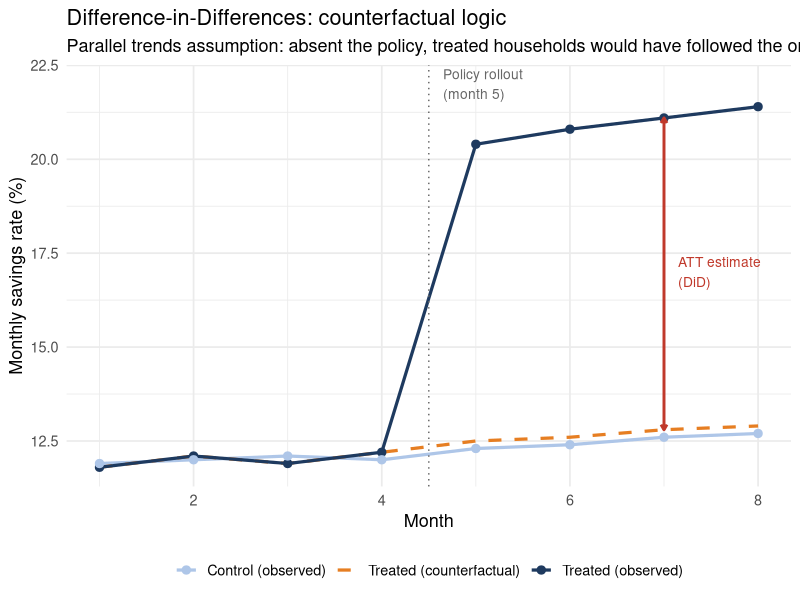
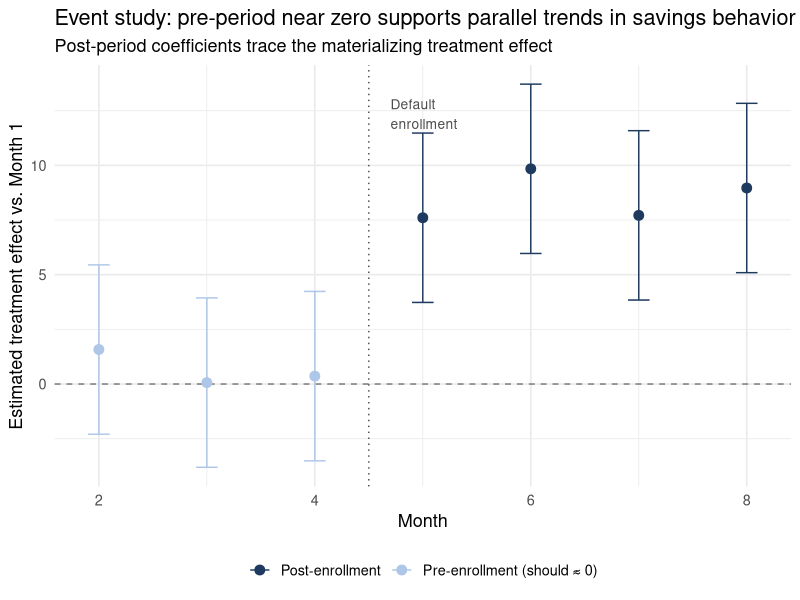
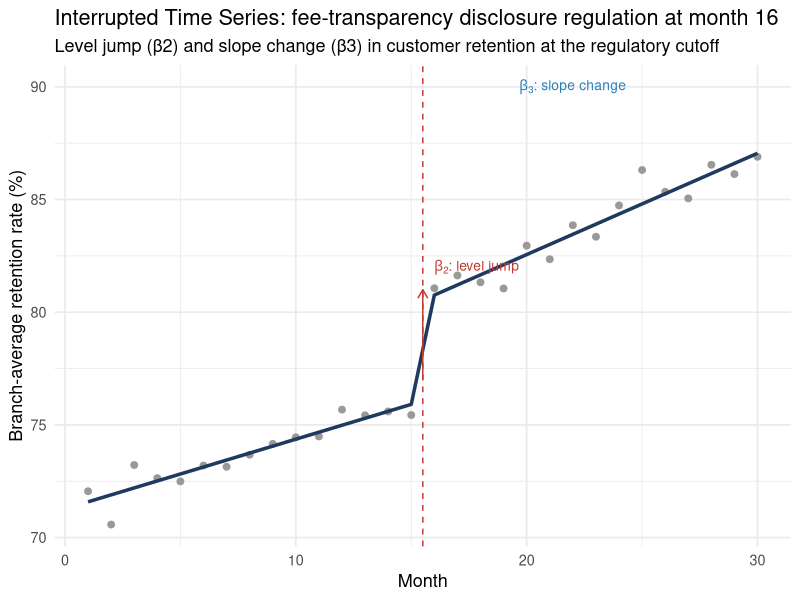

The R script that drew these images, in order:
## ---- chunk 1
library(tidyverse)
library(lme4)
library(lmerTest)
library(plm)
library(AER)
library(broom)
library(broom.mixed)
library(ggplot2)
library(patchwork)
library(sandwich)
library(lmtest)
set.seed(42)
## ---- chunk 2
#| label: did-timeline
#| fig-width: 8
#| fig-height: 4
#| fig-cap: "DiD logic: the control group's path estimates what treated households would have done absent the savings policy. The treatment effect (ATT) is the gap between the observed treated path and the dashed counterfactual."

did_viz <- tibble(
  month = rep(1:8, 3),
  group = rep(c("Treated (observed)", "Control (observed)", "Treated (counterfactual)"), each = 8),
  savings = c(
    # Treated: parallel before month 5, then jumps up
    c(11.8, 12.1, 11.9, 12.2, 20.4, 20.8, 21.1, 21.4),
    # Control: gradual drift
    c(11.9, 12.0, 12.1, 12.0, 12.3, 12.4, 12.6, 12.7),
    # Counterfactual: treated would have followed control's path
    c(11.8, 12.1, 11.9, 12.2, 12.5, 12.6, 12.8, 12.9)
  ),
  linetype_val = rep(c("solid", "solid", "dashed"), each = 8)
)

ggplot(did_viz, aes(x = month, y = savings,
                    color = group, linetype = group)) +
  geom_line(linewidth = 1.1) +
  geom_point(size = 2.5, data = did_viz |> filter(group != "Treated (counterfactual)")) +
  geom_vline(xintercept = 4.5, linetype = "dotted", color = "gray40") +
  annotate("segment",
           x = 7, xend = 7,
           y = 12.8, yend = 21.1,
           arrow = arrow(ends = "both", length = unit(0.15, "cm")),
           color = "#c0392b", linewidth = 1) +
  annotate("text", x = 7.15, y = 17,
           label = "ATT estimate\n(DiD)", color = "#c0392b",
           hjust = 0, size = 3.5) +
  annotate("text", x = 4.65, y = 22,
           label = "Policy rollout\n(month 5)", color = "gray40",
           hjust = 0, size = 3.5) +
  scale_color_manual(
    values = c("Treated (observed)"        = "#1e3a5f",
               "Control (observed)"        = "#aec6e8",
               "Treated (counterfactual)"  = "#e67e22")
  ) +
  scale_linetype_manual(
    values = c("Treated (observed)"        = "solid",
               "Control (observed)"        = "solid",
               "Treated (counterfactual)"  = "dashed")
  ) +
  labs(
    title    = "Difference-in-Differences: counterfactual logic",
    subtitle = "Parallel trends assumption: absent the policy, treated households would have followed the orange dashed path",
    x        = "Month",
    y        = "Monthly savings rate (%)",
    color    = NULL, linetype = NULL
  ) +
  theme_minimal(base_size = 13) +
  theme(legend.position = "bottom")
## ---- chunk 3
n_hh       <- 60
n_months   <- 8

hh_eff      <- rnorm(n_hh, 0, 4)         # stable household saving habits
month_eff   <- rnorm(n_months, 0, 2)     # macroeconomic month shocks

df_twfe <- expand_grid(household = 1:n_hh, month = 1:n_months) |>
  mutate(
    treated     = as.integer(household <= 30),
    post        = as.integer(month >= 5),
    D           = treated * post,
    h_eff       = hh_eff[household],
    m_eff       = month_eff[month],
    savings_pct = 12 + 8 * D + h_eff + m_eff + rnorm(n(), 0, 3),
    household   = factor(household),
    month       = factor(month)
  )
## ---- chunk 4
# 1. Manual 2x2 DiD
did_manual <- with(
  df_twfe |>
    group_by(treated, post) |>
    summarise(y = mean(savings_pct), .groups = "drop"),
  (y[treated == 1 & post == 1] - y[treated == 1 & post == 0]) -
    (y[treated == 0 & post == 1] - y[treated == 0 & post == 0])
)
cat("Manual DiD estimate:", round(did_manual, 2), "\n")

# 2. Regression DiD with household-clustered SEs
m_reg_did  <- lm(savings_pct ~ treated * post, data = df_twfe)
se_cluster <- coeftest(m_reg_did, vcov = vcovCL(m_reg_did, cluster = ~household))

# 3. TWFE via plm (two-way within)
pdata_twfe <- pdata.frame(
  df_twfe |> mutate(hh_id = as.integer(household), mo = as.integer(month)),
  index = c("hh_id", "mo")
)
m_twfe <- plm(savings_pct ~ D, data = pdata_twfe,
              model = "within", effect = "twoways")
## ---- chunk 5
naive_se <- sqrt(diag(vcov(m_reg_did)))["treated:post"]
clust_se <- se_cluster["treated:post", "Std. Error"]

tibble(
  Method           = c("Manual DiD", "Regression DiD (naive SE)",
                       "Regression DiD (clustered SE)", "TWFE via plm"),
  Estimate         = c(did_manual,
                       coef(m_reg_did)["treated:post"],
                       se_cluster["treated:post", "Estimate"],
                       coef(m_twfe)["D"]),
  `Std. Error`     = c(NA, naive_se, clust_se, NA)
) |>
  knitr::kable(digits = 3,
               caption = "All three approaches target the true ATT \u2248 8. Clustered SEs account for within-household correlation of savings shocks over time; they may be larger or smaller than naive SEs depending on the dependence structure.")
## ---- chunk 6
m_event <- lm(savings_pct ~ treated * factor(month), data = df_twfe)

event_df <- broom::tidy(m_event, conf.int = TRUE) |>
  filter(str_detect(term, "treated:")) |>
  mutate(
    month = as.integer(str_extract(term, "[0-9]+")),
    pre   = month < 5
  )

ggplot(event_df, aes(x = month, y = estimate, color = pre)) +
  geom_hline(yintercept = 0, linetype = "dashed", color = "gray50") +
  geom_vline(xintercept = 4.5, linetype = "dotted", color = "gray30") +
  geom_errorbar(aes(ymin = conf.low, ymax = conf.high), width = 0.2) +
  geom_point(size = 3) +
  scale_color_manual(
    values = c("FALSE" = "#1e3a5f", "TRUE" = "#aec6e8"),
    labels = c("FALSE" = "Post-enrollment", "TRUE" = "Pre-enrollment (should \u2248 0)")
  ) +
  annotate("text", x = 4.7, y = max(event_df$conf.high) * 0.9,
           label = "Default\nenrollment", hjust = 0, size = 3.5, color = "gray30") +
  labs(
    title   = "Event study: pre-period near zero supports parallel trends in savings behavior",
    subtitle = "Post-period coefficients trace the materializing treatment effect",
    x       = "Month",
    y       = "Estimated treatment effect vs. Month 1",
    color   = NULL
  ) +
  theme_minimal(base_size = 13) +
  theme(legend.position = "bottom")
## ---- chunk 7
n_branches <- 40
n_months   <- 30
branch_eff <- rnorm(n_branches, 0, 4)

df_its <- expand_grid(branch = 1:n_branches, month = 1:n_months) |>
  mutate(
    post      = as.integer(month >= 16),
    t_post    = pmax(month - 15, 0),       # months elapsed since regulation; 0 before
    b_eff     = branch_eff[branch],
    retention = 72 + 0.3 * month + 4 * post + 0.2 * t_post + b_eff + rnorm(n(), 0, 4),
    branch    = factor(branch)
  )
## ---- chunk 8
m_its <- lmer(retention ~ month + post + t_post + (1 | branch), data = df_its)

broom.mixed::tidy(m_its, effects = "fixed") |>
  knitr::kable(digits = 3,
               caption = "ITS model: pre-trend (month), level jump (post), slope change (t_post). True values: 0.3, 4, 0.2.")
## ---- chunk 9
branch_avg <- df_its |>
  group_by(month) |>
  summarise(mean_retention = mean(retention), .groups = "drop")

# Predicted values from lmer for an average branch
pred_df <- tibble(
  month  = 1:n_months,
  post   = as.integer(month >= 16),
  t_post = pmax(month - 15, 0),
  branch = factor(1)          # prediction for branch 1 (fixed effects only for plot)
)
pred_df$pred <- predict(m_its, newdata = pred_df, re.form = NA)

ggplot(branch_avg, aes(x = month, y = mean_retention)) +
  geom_point(color = "gray60", size = 2) +
  geom_line(data = pred_df, aes(y = pred), color = "#1e3a5f", linewidth = 1.2) +
  geom_vline(xintercept = 15.5, linetype = "dashed", color = "#c0392b") +
  annotate("segment",
           x = 15.5, xend = 15.5, y = 77, yend = 81,
           arrow = arrow(length = unit(0.25, "cm")), color = "#c0392b") +
  annotate("text", x = 16, y = 82,
           label = expression(beta[2]*": level jump"), hjust = 0,
           color = "#c0392b", size = 3.5) +
  annotate("text", x = 22, y = 90,
           label = expression(beta[3]*": slope change"),
           color = "#2980b9", size = 3.5) +
  labs(
    title    = "Interrupted Time Series: fee-transparency disclosure regulation at month 16",
    subtitle = "Level jump (\u03b22) and slope change (\u03b23) in customer retention at the regulatory cutoff",
    x        = "Month",
    y        = "Branch-average retention rate (%)"
  ) +
  theme_minimal(base_size = 13)
## ---- chunk 10
df_pre <- df_its |> filter(month < 16)
m_pretrend <- lmer(retention ~ month + I(month^2) + (1 | branch), data = df_pre)
broom.mixed::tidy(m_pretrend, effects = "fixed") |>
  knitr::kable(digits = 4,
               caption = "Pre-period model with quadratic term. If I(month^2) is far from zero, the pre-trend is curved and the level-jump interpretation is suspect.")
## ---- chunk 11
n_c  <- 200
n_m  <- 6                               # months
base_saving    <- rnorm(n_c, 0, 5)     # unobserved saving disposition (quality analog)
platform_push  <- rnorm(10, 0, 2)[rep(1:10, each = n_c/10)]  # feature-level push intensity

df_piv <- expand_grid(customer = 1:n_c, month = 1:n_m) |>
  mutate(
    bs      = base_saving[customer],
    # Time-varying disposition shock (FE removes base_saving mean, not this shock)
    bs_tv   = bs + rnorm(n(), 0, 3),
    push    = platform_push[customer] + rnorm(n(), 0, 0.5),  # customer-month realization
    # Budgeting tool usage: endogenous — higher disposition + higher push -> more usage
    tool_use = 20 + 2 * bs_tv + 3 * push + rnorm(n(), 0, 5),
    # Savings rate: causal effect of tool_use = 0.4; also depends on disposition
    savings_rate = 5 + 0.4 * tool_use + 1.5 * bs_tv + rnorm(n(), 0, 3),
    customer = factor(customer),
    month    = factor(month)
  )
## ---- chunk 12
# OLS + FE: still biased by time-varying disposition-tool correlation
m_ols_fe <- lm(savings_rate ~ tool_use + customer + month, data = df_piv)

# Panel IV: instrument = platform push
m_iv <- ivreg(savings_rate ~ tool_use + customer + month | push + customer + month,
              data = df_piv)

# First-stage F-statistic
fs <- lm(tool_use ~ push + customer + month, data = df_piv)
fs_F <- summary(fs)$fstatistic[1]
cat("First-stage F on instrument:", round(fs_F, 1), "\n")
## ---- chunk 13
tibble(
  Model    = c("OLS + unit/month FE", "IV + unit/month FE"),
  Estimate = c(coef(m_ols_fe)["tool_use"], coef(m_iv)["tool_use"]),
  `Std. Error` = c(
    sqrt(diag(vcov(m_ols_fe)))["tool_use"],
    sqrt(diag(vcov(m_iv)))["tool_use"]
  ),
  `True value` = 0.4
) |>
  knitr::kable(digits = 4,
               caption = "Panel IV: platform push as instrument for budgeting tool usage. True causal effect = 0.4 per unit of tool use. OLS + FE is biased by time-varying saving disposition (bs_tv), which customer fixed effects cannot remove. First-stage: platform push strongly predicts tool usage (F > 10). Exclusion: push affects savings only through the tool (by design of the instrument).")
